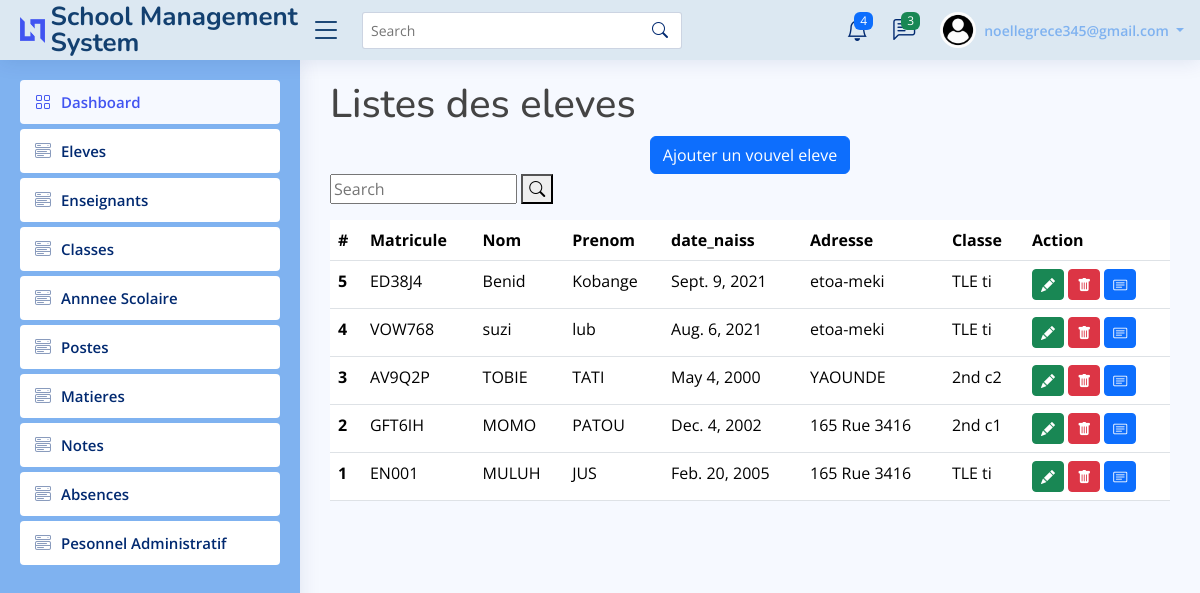
The page /show_eleve (signed in) on the database its author committed.
### gestion_utilisateur/models.py (models this page shows, shortened)
class CustomUser(AbstractUser):
    USER_TYPE = ((1, "Personnel"), (2, "Professeur"), (3, "Parent_eleve"))
    SEXE = [("M", "Masculin"), ("F", "Feminin")]
    matricule =  models.TextField(max_length=5, editable=False, default="")
    nom = models.CharField(max_length=256)
    prenom = models.CharField(max_length=256)
    telephone = models.CharField(max_length=256, blank=True, null=True)
    address = models.TextField(blank=True, null=True)
    username = None # Removed username, using email instead
    email = models.EmailField(unique=True)
    user_type = models.PositiveSmallIntegerField(choices=USER_TYPE, null=True)
    sexe = models.CharField(max_length=1, choices=SEXE)
    created_at = models.DateTimeField(auto_now_add=True)
    updated_at = models.DateTimeField(auto_now=True)
    USERNAME_FIELD = "email"
    REQUIRED_FIELDS = []
    objects = CustomUserManager ()

class Eleve(models.Model):
    matricule = models.CharField(max_length=6, editable=False, default="")
    nom = models.CharField(max_length=25)
    prenom = models.CharField(max_length=25)
    date_naiss = models.DateField()
    adresse = models.CharField(max_length=25)
    classe = models.ForeignKey(Classe, on_delete = models.CASCADE)
    annee_scolaire = models.ManyToManyField(Annee_scolaire)
    classe = models.ForeignKey(Classe, on_delete = models.CASCADE)

class Classe(models.Model):
    code = models.CharField(max_length=25)
    libelle = models.CharField(max_length=50)
    montant = models.DecimalField(max_digits=15, decimal_places=2)
    def __str__(self):
        return self.code

### gestion_utilisateur/views.py (the view)
# urls.py: path('show_eleve', views.show_eleve),
def show_eleve(request):
    eleves = Eleve.objects.order_by('-id');
    form= EleveForm()
    return render(request, 'index_eleve.html', {'eleves':eleves,'form':form,})

### gestion_utilisateur/forms.py
class EleveForm(forms.ModelForm):
    class Meta:
        model = Eleve
        exclude = ['matricule']
        fields = '__all__'
        widgets = {
            'matricule': forms.TextInput(attrs={'class': 'form-control'}),
            'nom': forms.TextInput(attrs={'class': 'form-control'}),
            'prenom': forms.TextInput(attrs={'class': 'form-control'}),
            'date_naiss': forms.DateInput(attrs={'class': 'form-control', 'type': 'date'}),
            'adresse': forms.TextInput(attrs={'class': 'form-control'}),
            'classe': forms.Select(attrs={'class': 'form-control'}),
            'annee_scolaire': forms.SelectMultiple(attrs={'class': 'form-control'}),
        }

### gestion_utilisateur/models.py (called while the page is built)
    def __str__(self):
        return self.anneescolaire

### gestion_utilisateur/templates/index_eleve.html (shortened to what this page needs)
{% extends 'link.html' %}
{% load static %}
{% block content %}
    <h1>Listes des eleves</h1>
    <center><a href="/create_Eleve" class="btn btn-primary"> Ajouter un vouvel eleve</a></center>
    <table class="table mt-3">
        <thead>
          <div class="search-bar">
            <form  class="search-form d-flex align-items-center" method="POST" action="/search_eleve">
              <input type="text" name="query" placeholder="Search" title="Enter search keyword">
              <button type="submit" title="Search"><i class="bi bi-search"></i></button>
            </form>
          <tr>
            <th scope="col">#</th>
            <th scope="col">Matricule</th>
            <th scope="col">Nom</th>
            <th scope="col">Prenom</th>
            <th scope="col">date_naiss</th>
            <th scope="col">Adresse</th>
            <th scope="col">Classe</th>
            <th scope="col">Action</th>
          </tr>
        </thead>
        <tbody>
            {% for value in eleves %}
          <tr>
            <th scope="row">{{value.id}}</th>
            <td>{{value.matricule}}</td>
            <td>{{value.nom}}</td>
            <td>{{value.prenom}}</td>
            <td>{{value.date_naiss}}</td>
            <td>{{value.adresse}}</td>
            <td>{{value.classe}}</td>
            <td>
              <button class="openModalButton btn btn-success btn-sm" data-id="{{ value.id }}"><i class="bi bi-pencil-fill"></i></button>
              <button class="openModal btn btn-danger btn-sm" data-id="{{ value.id }}"><i class="bi bi-trash-fill"></i></button>
              <a class="btn btn-primary btn-sm" href="/detail/{{ value.id }}"><i class="bi bi-card-text"></i></a>
            </td>
          </tr>
        {% empty %}
          <tr><td> No record found </td></tr>
        {% endfor %}
        </tbody>
      </table>
      {% endblock %}

### gestion_utilisateur/templates/link.html (shortened to what this page needs)
<!DOCTYPE html>
{% load static%}
<html lang="en">
  <head>
    <link
      href="{% static 'assets/vendor/bootstrap/css/bootstrap.min.css' %}"
      rel="stylesheet"
    />
    <link
      href="{% static 'assets/vendor/bootstrap-icons/bootstrap-icons.css' %}"
      rel="stylesheet"
    />
    <link
      href="{% static 'assets/vendor/boxicons/css/boxicons.min.css' %}"
      rel="stylesheet"
    />
    <link
      href="{% static 'assets/vendor/quill/quill.snow.css' %}"
      rel="stylesheet"
    />
    <link
      href="{% static 'assets/vendor/quill/quill.bubble.css' %}"
      rel="stylesheet"
    />
    <link
      href="{% static 'assets/vendor/remixicon/remixicon.css' %}"
      rel="stylesheet"
    />
    <link
      href="{% static 'assets/vendor/simple-datatables/style.css' %}"
      rel="stylesheet"
    />
    <link href="{% static 'assets/css/style.css' %}" rel="stylesheet" />
  </head>
  <body>
    {% if user.is_authenticated %}
    <header id="header" class="header fixed-top d-flex align-items-center">
      <div class="d-flex align-items-center justify-content-between">
        <a href="index.html" class="logo d-flex align-items-center">
          <img src="assets/img/logo.png" alt="" />
          <span class="d-none d-lg-block">School Management System</span>
        </a>
        <i class="bi bi-list toggle-sidebar-btn"></i>
      </div>
      <div class="search-bar">
        <form
          class="search-form d-flex align-items-center"
          method="POST"
          action="#"
        >
          <input
            type="text"
            name="query"
            placeholder="Search"
            title="Enter search keyword"
          />
          <button type="submit" title="Search">
            <i class="bi bi-search"></i>
          </button>
        </form>
      </div>
      <nav class="header-nav ms-auto">
        <ul class="d-flex align-items-center">
          <li class="nav-item dropdown">
            <a class="nav-link nav-icon" href="#" data-bs-toggle="dropdown">
              <i class="bi bi-bell"></i>
              <span class="badge bg-primary badge-number">4</span> </a
            >
          </li>
          <li class="nav-item dropdown">
            <a class="nav-link nav-icon" href="#" data-bs-toggle="dropdown">
              <i class="bi bi-chat-left-text"></i>
              <span class="badge bg-success badge-number">3</span>
            </a>
          </li>
          <li class="nav-item dropdown pe-3">
            <a
              class="nav-link nav-profile d-flex align-items-center pe-0"
              href="#"
              data-bs-toggle="dropdown"
            >
              <img
                src="static\assets\img\profile.jpeg"
                alt="Profile"
                class="rounded-circle"
              />
              <span class="d-none d-md-block dropdown-toggle ps-2">
                {{ user.email }}
              </span> </a
            >
          </li>
        </ul>
      </nav>
    </header>
    <aside id="sidebar" class="sidebar">
      {% if user.user_type == 2 %}
      <ul class="sidebar-nav" id="sidebar-nav">
        <li class="nav-item">
          <a class="nav-link" href="/dsh_enseignant">
            <i class="bi bi-grid"></i>
            <span>Dashboard</span>
          </a>
        </li>
        <li class="nav-item">
          <a
            class="nav-link collapsed"
            data-bs-target="#components-nav"
            href="/show_classe"
          >
            <i class="bi bi-menu-button-wide"></i><span>Classes</span>
          </a>
        </li>
        <li class="nav-item">
          <a class="nav-link " data-bs-target="#components-nav" data-bs-toggle="collapse" href="#">
            <i class="bi bi-menu-button-wide"></i><span>Notes</span><i class="bi bi-chevron-down ms-auto"></i>
          </a>
          <ul id="components-nav" class="nav-content collapse" data-bs-parent="#sidebar-nav">
            <li>
              <a href="/notes/add_notes_view">
                <i class="bi bi-circle"></i><span>Ajouter note</span>
              </a>
            </li>
            <li>
              <a href="/notes/filter_notes">
                <i class="bi bi-circle"></i><span>Voir note</span>
              </a>
            </li>
          </ul>
        </li>
        <li class="nav-item">
          <a class="nav-link collapsed" href="/absences/show_absences">
            <i class="bi bi-menu-button-wide"></i><span>Absences</span>
          </a>
        </li>
      </ul>
  {% else %}
  <ul class="sidebar-nav" id="sidebar-nav">
    <li class="nav-item">
      <a class="nav-link" href="/dashboard">
        <i class="bi bi-grid"></i>
        <span>Dashboard</span>
      </a>
    </li>
    <li class="nav-item">
      <a
        class="nav-link collapsed"
        data-bs-target="#components-nav"
        href="/show_eleve"
      >
        <i class="bi bi-menu-button-wide"></i><span>Eleves</span>
      </a>
    </li>
    <li class="nav-item">
      <a
        class="nav-link collapsed"
        data-bs-target="#components-nav"
        href="/show_enseignant"
      >
        <i class="bi bi-menu-button-wide"></i><span>Enseignants</span>
      </a>
    </li>
    <li class="nav-item">
      <a
        class="nav-link collapsed"
        data-bs-target="#components-nav"
        href="/show_classe"
      >
        <i class="bi bi-menu-button-wide"></i><span>Classes</span>
      </a>
    </li>
    <li class="nav-item">
      <a
        class="nav-link collapsed"
        data-bs-target="#components-nav"
        href="/show_anneescolaire"
      >
        <i class="bi bi-menu-button-wide"></i><span>Annnee Scolaire</span>
      </a>
    </li>
    <li class="nav-item">
      <a
        class="nav-link collapsed"
        data-bs-target="#components-nav"
        href="/show_poste"
      >
        <i class="bi bi-menu-button-wide"></i><span>Postes</span>
      </a>
    </li>
    <li class="nav-item">
      <a
        class="nav-link collapsed"
        data-bs-target="#components-nav"
        href="/notes/show_matiere"
      >
        <i class="bi bi-menu-button-wide"></i><span>Matieres</span>
      </a>
    </li>
    <li class="nav-item">
      <a
        class="nav-link collapsed"
        data-bs-target="#components-nav"
        href="/show_notes"
      >
        <i class="bi bi-menu-button-wide"></i><span>Notes</span>
      </a>
    </li>
    <li class="nav-item">
      <a class="nav-link collapsed" href="/absences/show_absences">
        <i class="bi bi-menu-button-wide"></i><span>Absences</span>
      </a>
    </li>
    <li class="nav-item">
      <a
        class="nav-link collapsed"
        data-bs-target="#components-nav"
        href="/show_personnelAD"
      >
        <i class="bi bi-menu-button-wide"></i
        ><span>Pesonnel Administratif</span>
      </a>
    </li>
  </ul>
  {% endif %}
    </aside>
    <main id="main" class="main">{% block content %} {% endblock %}</main>
    {% endif %}
  </body>
</html>

### gestion_utilisateur/static/assets/css/style.css (style rules this page uses)
:root { scroll-behavior: smooth; }
body { font-family: "Open Sans", sans-serif; background: #f6f9ff; color: #444444; }
a { color: #4154f1; text-decoration: none; }
h1, h2, h3, h4, h5, h6 { font-family: "Nunito", sans-serif; }
#main { margin-top: 60px; padding: 20px 30px; transition: all 0.3s; }
.logo { line-height: 1; }
@media (min-width: 1200px) { .logo { width: 280px; } }
.logo img { max-height: 26px; margin-right: 6px; }
.logo span { font-size: 26px; font-weight: 700; color: #134070; font-family: "Nunito", sans-serif; }
.header { transition: all 0.5s; z-index: 997; height: 60px; box-shadow: 0px 2px 20px rgba(1, 41, 112, 0.1); background-color: #DCE8F2; padding-left: 20px; }
.header .toggle-sidebar-btn { font-size: 32px; padding-left: 10px; cursor: pointer; color: #134070; }
.header .search-bar { min-width: 360px; padding: 0 20px; }
.header .search-form { width: 100%; }
.header .search-form input { border: 0; font-size: 14px; color: #012970; border: 1px solid rgba(1, 41, 112, 0.2); padding: 7px 38px 7px 8px; border-radius: 3px; transition: 0.3s; width: 100%; }
.header .search-form button { border: 0; padding: 0; margin-left: -30px; background: none; }
.header .search-form button i { color: #012970; }
.header-nav ul { list-style: none; }
.header-nav>ul { margin: 0; padding: 0; }
.header-nav .nav-icon { font-size: 22px; color: #012970; margin-right: 25px; position: relative; }
.header-nav .nav-profile { color: #7FB2F0; }
.header-nav .nav-profile img { max-height: 36px; }
.header-nav .nav-profile span { font-size: 14px; font-weight: 600; }
.header-nav .badge-number { position: absolute; inset: -2px -5px auto auto; font-weight: normal; font-size: 12px; padding: 3px 6px; }
.sidebar { position: fixed; top: 60px; left: 0; bottom: 0; width: 300px; z-index: 996; transition: all 0.3s; padding: 20px; overflow-y: auto; scrollbar-width: thin; scrollbar-color: #aab7cf transparent; box-shadow: 0px 0px 20px rgba(1, 41, 112, 0.1); background-color: #7FB2F0; }
@media (min-width: 1200px) { #main, #footer { margin-left: 300px; } }
.sidebar-nav { padding: 0; margin: 0; list-style: none; }
.sidebar-nav li { padding: 0; margin: 0; list-style: none; }
.sidebar-nav .nav-item { margin-bottom: 5px; }
.sidebar-nav .nav-link { display: flex; align-items: center; font-size: 15px; font-weight: 600; color: #4154f1; transition: 0.3; background: #f6f9ff; padding: 10px 15px; border-radius: 4px; }
.sidebar-nav .nav-link i { font-size: 16px; margin-right: 10px; color: #4154f1; }
.sidebar-nav .nav-link.collapsed { color: #012970; background: #fff; }
.sidebar-nav .nav-link.collapsed i { color: #899bbd; }

### rows shown on the page
CustomUser: email "noellegrece345@gmail.com"
Eleve: id "5", matricule "ED38J4", nom "Benid", prenom "Kobange", date_naiss "Sept. 9, 2021", adresse "etoa-meki", classe "TLE ti"
Eleve: id "4", matricule "VOW768", nom "suzi", prenom "lub", date_naiss "Aug. 6, 2021", adresse "etoa-meki", classe "TLE ti"
Eleve: id "3", matricule "AV9Q2P", nom "TOBIE", prenom "TATI", date_naiss "May 4, 2000", adresse "YAOUNDE", classe "2nd c2"
Eleve: id "2", matricule "GFT6IH", nom "MOMO", prenom "PATOU", date_naiss "Dec. 4, 2002", adresse "165 Rue 3416", classe "2nd c1"
Eleve: id "1", matricule "EN001", nom "MULUH", prenom "JUS", date_naiss "Feb. 20, 2005", adresse "165 Rue 3416", classe "TLE ti"
